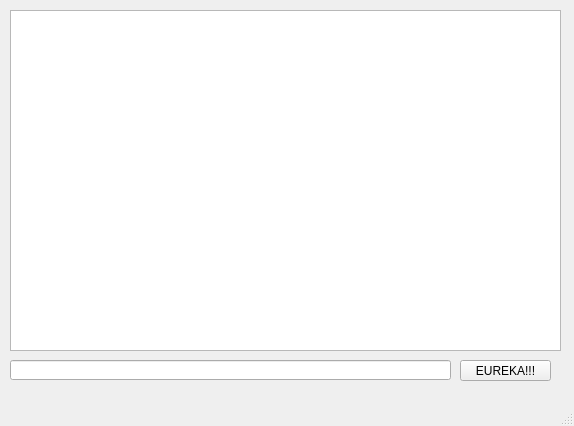
<?xml version="1.0" encoding="UTF-8"?>
<ui version="4.0">
 <class>MainWindow</class>
 <widget class="QMainWindow" name="MainWindow">
  <property name="geometry">
   <rect>
    <x>0</x>
    <y>0</y>
    <width>574</width>
    <height>426</height>
   </rect>
  </property>
  <property name="windowTitle">
   <string>MainWindow</string>
  </property>
  <widget class="QWidget" name="centralwidget">
   <widget class="QPushButton" name="btn_ok">
    <property name="geometry">
     <rect>
      <x>460</x>
      <y>360</y>
      <width>91</width>
      <height>21</height>
     </rect>
    </property>
    <property name="styleSheet">
     <string notr="true">color: #000000;</string>
    </property>
    <property name="text">
     <string>EUREKA!!!</string>
    </property>
   </widget>
   <widget class="QLabel" name="lbl_result">
    <property name="geometry">
     <rect>
      <x>10</x>
      <y>60</y>
      <width>59</width>
      <height>16</height>
     </rect>
    </property>
    <property name="text">
     <string/>
    </property>
   </widget>
   <widget class="QLineEdit" name="le_01">
    <property name="geometry">
     <rect>
      <x>10</x>
      <y>360</y>
      <width>441</width>
      <height>20</height>
     </rect>
    </property>
   </widget>
   <widget class="QTextEdit" name="textEdit">
    <property name="geometry">
     <rect>
      <x>10</x>
      <y>10</y>
      <width>551</width>
      <height>341</height>
     </rect>
    </property>
    <property name="readOnly">
     <bool>true</bool>
    </property>
    <property name="overwriteMode">
     <bool>true</bool>
    </property>
   </widget>
  </widget>
  <widget class="QMenuBar" name="menubar">
   <property name="geometry">
    <rect>
     <x>0</x>
     <y>0</y>
     <width>574</width>
     <height>22</height>
    </rect>
   </property>
  </widget>
  <widget class="QStatusBar" name="statusbar"/>
 </widget>
 <resources/>
 <connections/>
</ui>
